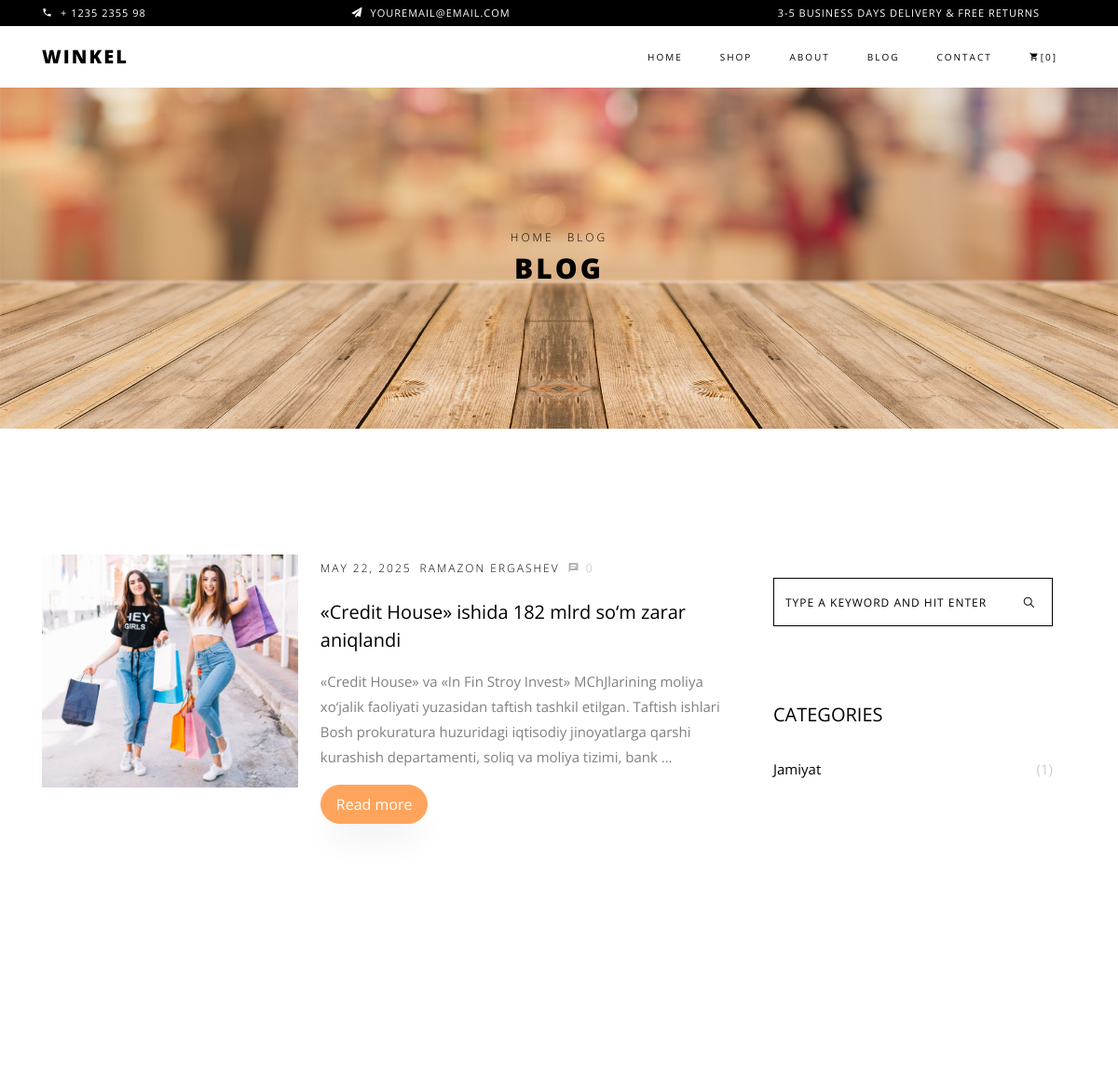
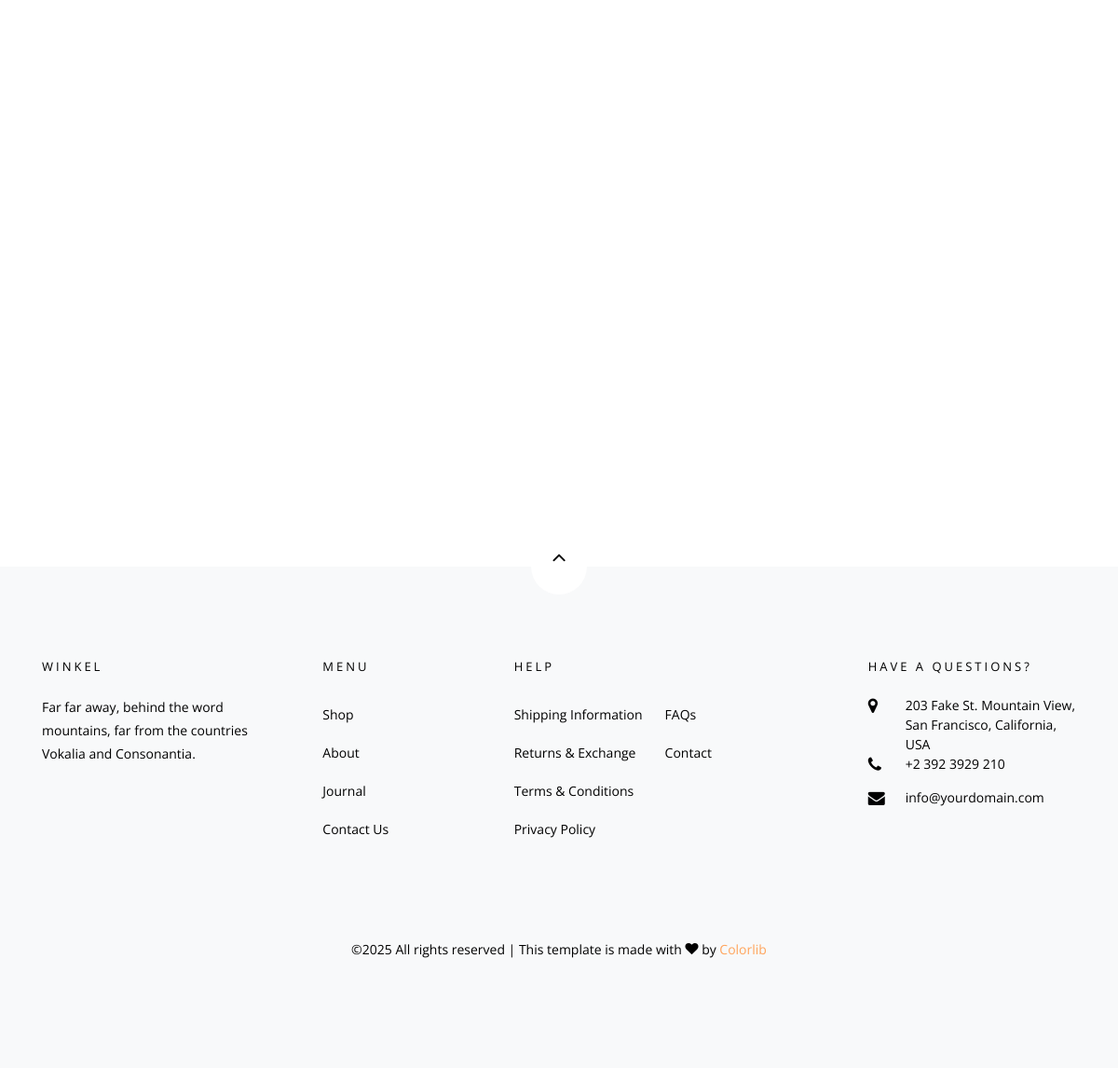
The app's page /blogs/ with its own data (2 pictures, top to bottom).
### app/models.py (models this page shows, shortened)
class Blog(models.Model):
    category = models.ForeignKey(Category, related_name='blogs', on_delete=models.CASCADE)
    title = models.CharField(max_length=200)
    slug = models.SlugField(unique=True, blank=True)
    author = models.CharField(max_length=100)
    content = models.TextField()
    image = models.ImageField(upload_to='blogs/', blank=True, null=True)
    tags = models.CharField(max_length=200, blank=True)
    publish_date = models.DateTimeField()
    created_at = models.DateTimeField(auto_now_add=True)
    updated_at = models.DateTimeField(auto_now=True)

class Category(models.Model):
    name = models.CharField(max_length=100)
    slug = models.SlugField(unique=True, blank=True)

### app/views.py (the view)
# urls.py: path('blogs/', views.blogs, name='blogs'),
def blogs(request):
    query = request.GET.get('q')
    category_slug = request.GET.get('category')
    tag = request.GET.get('tag')
    blogs = Blog.objects.all()
    if query:
        blogs = blogs.filter(Q(title__icontains=query) | Q(content__icontains=query))
    if category_slug:
        blogs = blogs.filter(category__slug=category_slug)
    if tag:
        blogs = blogs.filter(tags__contains=tag)
    categories = Category.objects.filter(blogs__isnull=False).distinct()
    recent_blogs = Blog.objects.order_by('-created_at')[:3]
    for blog in blogs:
        blog.tag_list = blog.tags.split(',') if blog.tags else []
    context = {
        'blogs': blogs,
        'categories': categories,
        'recent_blogs': recent_blogs,
    }
    return render(request, 'blogs.html', context)

### templates/blogs.html (shortened to what this page needs)
{% extends 'base.html' %}
{% load static %}
{% load shop_filters %}
{% block content %}
<div class="hero-wrap hero-bread" style="background-image: url('{% static 'images/bg_6.jpg' %}');">
   <div class="container">
     <div class="row no-gutters slider-text align-items-center justify-content-center">
       <div class="col-md-9 ftco-animate text-center">
         <p class="breadcrumbs"><span class="mr-2"><a href="{% url 'home' %}">Home</a></span> <span>Blog</span></p>
         <h1 class="mb-0 bread">Blog</h1>
       </div>
     </div>
   </div>
</div>
<section class="ftco-section ftco-degree-bg">
   <div class="container">
     <div class="row">
       <div class="col-lg-8 ftco-animate">
         <div class="row">
           {% for blog in blogs %}
           <div class="col-md-12 d-flex ftco-animate">
             <div class="blog-entry align-self-stretch d-md-flex">
               <a href="{% url 'blog_detail' blog.slug %}" class="block-20" style="background-image: url('{% if blog.image %}{{ blog.image.url }}{% else %}{% static 'images/image_1.jpg' %}{% endif %}');">
               </a>
               <div class="text d-block pl-md-4">
                 <div class="meta mb-3">
                   <div><a href="{% url 'blog_detail' blog.slug %}">{{ blog.publish_date|date:"F d, Y" }}</a></div>
                   <div><a href="{% url 'blog_detail' blog.slug %}">{{ blog.author }}</a></div>
                   <div><a href="{% url 'blog_detail' blog.slug %}" class="meta-chat"><span class="icon-chat"></span> {{ blog.comments.count }}</a></div>
                 </div>
                 <h3 class="heading"><a href="{% url 'blog_detail' blog.slug %}">{{ blog.title }}</a></h3>
                 <p>{{ blog.content|truncatewords:30 }}</p>
                 <p><a href="{% url 'blog_detail' blog.slug %}" class="btn btn-primary py-2 px-3">Read more</a></p>
               </div>
             </div>
           </div>
           {% empty %}
           <div class="col-md-12">
             <p>No blog posts available.</p>
           </div>
           {% endfor %}
         </div>
       </div>
       <div class="col-lg-4 sidebar ftco-animate">
         <div class="sidebar-box">
           <form action="{% url 'blogs' %}" class="search-form">
             <div class="form-group">
               <span class="icon ion-ios-search"></span>
               <input type="text" class="form-control" placeholder="Type a keyword and hit enter" name="q">
             </div>
           </form>
         </div>
         <div class="sidebar-box ftco-animate">
           <h3 class="heading">Categories</h3>
           <ul class="categories">
             {% for category in categories %}
             <li><a href="{% url 'blogs' %}?category={{ category.slug }}">{{ category.name }} <span>({{ category.blogs.count }})</span></a></li>
             {% endfor %}
           </ul>
         </div>
       </div>
     </div>
   </div>
</section>
{% endblock %}

### static/css/icomoon.css (style rules this page uses)
[class^="icon-"], [class*=" icon-"] { font-family: 'icomoon' !important; speak: none; font-style: normal; font-weight: normal; font-variant: normal; text-transform: none; line-height: 1; -webkit-font-smoothing: antialiased; -moz-osx-font-smoothing: grayscale; }
.icon-chat:before { content: "\e0b7"; }

### records on screen
Blog: publish_date "MAY 22, 2025", author "RAMAZON ERGASHEV", comments.count "0", title "«Credit House» ishida 182 mlrd so‘m zarar aniqlandi", content "«Credit House» va «In Fin Stroy Invest» MChJlarining moliya xo‘jalik faoliyati yuzasidan taftish tashkil etilgan. Taftish ishlari Bosh prokuratura huzuridagi iqtisodiy jinoyatlarga qarshi kurashish departamenti, soliq va moliya tizimi, bank …"
Category: name "Jamiyat", blogs.count "1"
